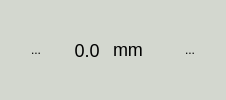
<?xml version="1.0" encoding="UTF-8"?>
<ui version="4.0">
 <class>Frame</class>
 <widget class="QFrame" name="Frame">
  <property name="geometry">
   <rect>
    <x>0</x>
    <y>0</y>
    <width>219</width>
    <height>100</height>
   </rect>
  </property>
  <property name="minimumSize">
   <size>
    <width>0</width>
    <height>100</height>
   </size>
  </property>
  <property name="windowTitle">
   <string>Frame</string>
  </property>
  <property name="styleSheet">
   <string notr="true">QFrame
{
     border-radius:50px;
	border-color: rgb(238, 238, 236);
	
}
QWidget
{
    
	background-color: rgb(211, 215, 207);
}

QToolButton
{
    /*border:none;*/
   border:none;
  border-radius:25px;
   
}
QToolButton:pressed
{
    /*border:none;*/
   border:2px solid rgb(255,255,255);
	background-color: rgb(255, 255, 255);
  border-radius:25px;
   
}
QLabel
{
   font-size:18px;
}</string>
  </property>
  <layout class="QHBoxLayout" name="horizontalLayout">
   <item>
    <widget class="QToolButton" name="dec_btn">
     <property name="minimumSize">
      <size>
       <width>50</width>
       <height>50</height>
      </size>
     </property>
     <property name="maximumSize">
      <size>
       <width>50</width>
       <height>50</height>
      </size>
     </property>
     <property name="styleSheet">
      <string notr="true"/>
     </property>
     <property name="text">
      <string>...</string>
     </property>
     <property name="icon">
      <iconset resource="../resorces.qrc">
       <normaloff>:/icons/Ui/icons/icons8-minus-96.png</normaloff>:/icons/Ui/icons/icons8-minus-96.png</iconset>
     </property>
     <property name="iconSize">
      <size>
       <width>25</width>
       <height>25</height>
      </size>
     </property>
     <property name="autoRaise">
      <bool>false</bool>
     </property>
    </widget>
   </item>
   <item>
    <spacer name="horizontalSpacer_28">
     <property name="orientation">
      <enum>Qt::Horizontal</enum>
     </property>
     <property name="sizeHint" stdset="0">
      <size>
       <width>0</width>
       <height>20</height>
      </size>
     </property>
    </spacer>
   </item>
   <item>
    <widget class="QLabel" name="val_lbl">
     <property name="minimumSize">
      <size>
       <width>40</width>
       <height>0</height>
      </size>
     </property>
     <property name="text">
      <string>0.0</string>
     </property>
     <property name="alignment">
      <set>Qt::AlignCenter</set>
     </property>
    </widget>
   </item>
   <item>
    <widget class="QLabel" name="unit_lbl">
     <property name="sizePolicy">
      <sizepolicy hsizetype="Fixed" vsizetype="Fixed">
       <horstretch>0</horstretch>
       <verstretch>0</verstretch>
      </sizepolicy>
     </property>
     <property name="text">
      <string>mm</string>
     </property>
    </widget>
   </item>
   <item>
    <widget class="QLabel" name="extra_lbl">
     <property name="sizePolicy">
      <sizepolicy hsizetype="Fixed" vsizetype="Fixed">
       <horstretch>0</horstretch>
       <verstretch>0</verstretch>
      </sizepolicy>
     </property>
     <property name="text">
      <string/>
     </property>
    </widget>
   </item>
   <item>
    <spacer name="horizontalSpacer_29">
     <property name="orientation">
      <enum>Qt::Horizontal</enum>
     </property>
     <property name="sizeHint" stdset="0">
      <size>
       <width>0</width>
       <height>20</height>
      </size>
     </property>
    </spacer>
   </item>
   <item>
    <widget class="QToolButton" name="inc_btn">
     <property name="minimumSize">
      <size>
       <width>50</width>
       <height>50</height>
      </size>
     </property>
     <property name="maximumSize">
      <size>
       <width>50</width>
       <height>50</height>
      </size>
     </property>
     <property name="styleSheet">
      <string notr="true"/>
     </property>
     <property name="text">
      <string>...</string>
     </property>
     <property name="icon">
      <iconset resource="../resorces.qrc">
       <normaloff>:/icons/Ui/icons/icons8-plus-144.png</normaloff>:/icons/Ui/icons/icons8-plus-144.png</iconset>
     </property>
     <property name="iconSize">
      <size>
       <width>25</width>
       <height>25</height>
      </size>
     </property>
     <property name="autoRaise">
      <bool>true</bool>
     </property>
     <property name="arrowType">
      <enum>Qt::NoArrow</enum>
     </property>
    </widget>
   </item>
  </layout>
 </widget>
 <resources>
  <include location="../resorces.qrc"/>
 </resources>
 <connections/>
</ui>
